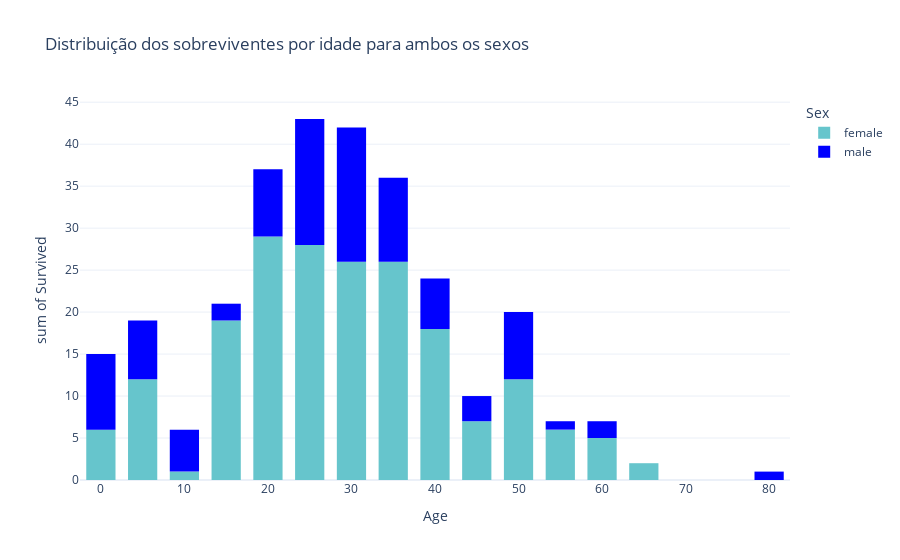

Notebook cell for this chart:
### Code cell
fig = px.histogram(data_frame = df[df['Survived'] == 1], x = 'Age', y = 'Survived', color = 'Sex', 
             title = 'Distribuição dos sobreviventes por idade para ambos os sexos',
             color_discrete_map={'male': 'blue',
                                 'female': 'rgb(102,197,204)'},
             nbins = k)

fig.update_layout(bargap=0.30)

### Figure 1 — Plotly figure (JSON) as saved in the notebook; plotly's stock layout.template omitted (floating-point values rounded to 4 significant figures; data arrays with more than 128 entries replaced by an {"elided": "..."} marker saying what was removed)
{"data": [{"alignmentgroup": "True", "bingroup": "x", "histfunc": "sum", "hovertemplate": "Sex=female<br>Age=%{x}<br>sum of Survived=%{y}<extra></extra>", "legendgroup": "female", "marker": {"color": "rgb(102,197,204)", "pattern": {"shape": ""}}, "name": "female", "nbinsx": 20, "offsetgroup": "female", "orientation": "v", "showlegend": true, "type": "histogram", "x": {"elided": "233 float values"}, "xaxis": "x", "y": {"elided": "233 int values"}, "yaxis": "y"}, {"alignmentgroup": "True", "bingroup": "x", "histfunc": "sum", "hovertemplate": "Sex=male<br>Age=%{x}<br>sum of Survived=%{y}<extra></extra>", "legendgroup": "male", "marker": {"color": "blue", "pattern": {"shape": ""}}, "name": "male", "nbinsx": 20, "offsetgroup": "male", "orientation": "v", "showlegend": true, "type": "histogram", "x": [null, 34, 28, null, null, null, 32, 0.83, 29, 23, null, 12, 24, 27, 9, 1, 45, 3, 18, 26, 40, 16, 38, 19, 37, 3, 25, 25, 19, 30, 42, null, null, 0.92, 45, 2, 3, 25, 36, 21, 39, 3, 44, 32, 28, null, 4, 34, 52, 49, 29, 48, 25, 9, null, 26, 29, 36, 32, null, 8, 17, 22, 32, 62, 36, 32, 60, 49, 35, 27, 42, 20, 80, 32, null, 48, 56, 50, 20, 31, 36, 27, 31, null, 35, 42, null, 48, 27, 35, null, 31, 6, 0.67, 20, 1, 11, 0.42, 27, 27, 1, null, 0.83, 32, null, 51, 4, 26], "xaxis": "x", "y": [1, 1, 1, 1, 1, 1, 1, 1, 1, 1, 1, 1, 1, 1, 1, 1, 1, 1, 1, 1, 1, 1, 1, 1, 1, 1, 1, 1, 1, 1, 1, 1, 1, 1, 1, 1, 1, 1, 1, 1, 1, 1, 1, 1, 1, 1, 1, 1, 1, 1, 1, 1, 1, 1, 1, 1, 1, 1, 1, 1, 1, 1, 1, 1, 1, 1, 1, 1, 1, 1, 1, 1, 1, 1, 1, 1, 1, 1, 1, 1, 1, 1, 1, 1, 1, 1, 1, 1, 1, 1, 1, 1, 1, 1, 1, 1, 1, 1, 1, 1, 1, 1, 1, 1, 1, 1, 1, 1, 1], "yaxis": "y"}], "layout": {"bargap": 0.3, "barmode": "relative", "legend": {"title": {"text": "Sex"}, "tracegroupgap": 0}, "title": {"text": "Distribuição dos sobreviventes por idade para ambos os sexos"}, "xaxis": {"anchor": "y", "domain": [0, 1], "title": {"text": "Age"}}, "yaxis": {"anchor": "x", "domain": [0, 1], "title": {"text": "sum of Survived"}}}}
